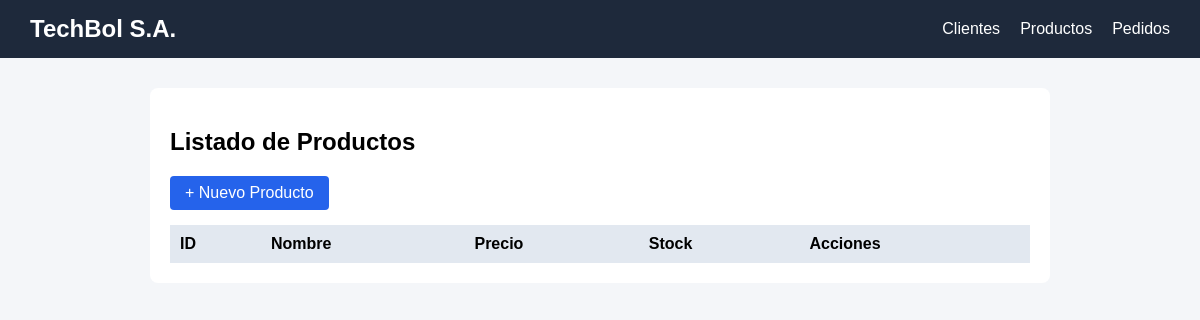
The app's page /productos/, older data.
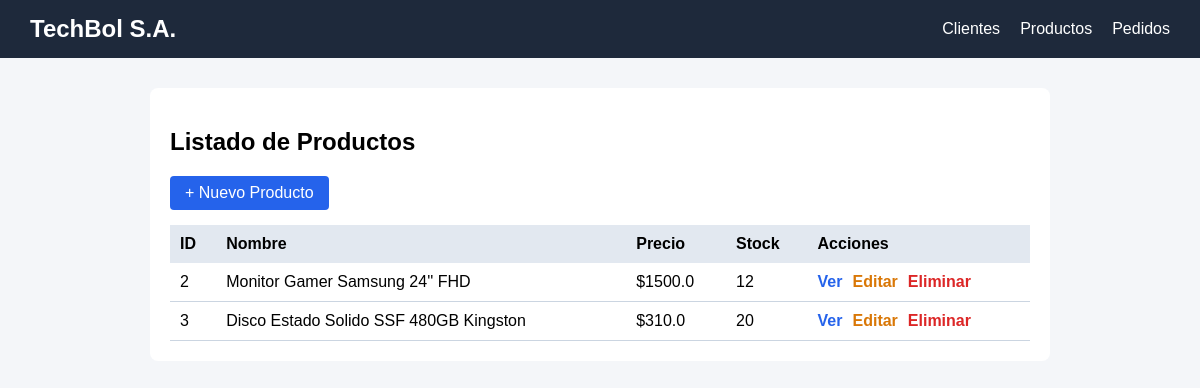
The same page, newer data.
### app/productos/models.py (models this page shows)
class Producto(db.Model):
    __tablename__ = 'productos'
    id = db.Column(db.Integer, primary_key=True)
    nombre = db.Column(db.String(100), nullable=False)
    precio = db.Column(db.Float, nullable=False)
    stock = db.Column(db.Integer, nullable=False)
    pedidos = db.relationship('Pedido', backref='producto', lazy=True)

### app/productos/routes.py (the view)
@bp_productos.route('/')
def index():
    productos = Producto.query.all()
    return render_template('producto/index.html', productos=productos)

### app/productos/templates/producto/index.html
{% extends "base.html" %}
{% block content %}
<div style="background: white; padding: 20px; border-radius: 8px;">
    <h2>Listado de Productos</h2>
    <a href="{{ url_for('bp_productos.create') }}" style="background: #2563eb; color: white; padding: 8px 15px; text-decoration: none; border-radius: 4px; display: inline-block; margin-bottom: 15px;">+ Nuevo Producto</a>
    <table style="width: 100%; border-collapse: collapse;">
        <tr style="background: #e2e8f0; text-align: left;">
            <th style="padding: 10px;">ID</th>
            <th style="padding: 10px;">Nombre</th>
            <th style="padding: 10px;">Precio</th>
            <th style="padding: 10px;">Stock</th>
            <th style="padding: 10px;">Acciones</th>
        </tr>
        {% for p in productos %}
        <tr style="border-bottom: 1px solid #cbd5e1;">
            <td style="padding: 10px;">{{ p.id }}</td>
            <td style="padding: 10px;">{{ p.nombre }}</td>
            <td style="padding: 10px;">${{ p.precio }}</td>
            <td style="padding: 10px;">{{ p.stock }}</td>
            <td style="padding: 10px; display: flex; gap: 10px;">
                <a href="{{ url_for('bp_productos.view', id=p.id) }}" style="color: #2563eb; text-decoration: none; font-weight: bold;">Ver</a>
                <a href="{{ url_for('bp_productos.edit', id=p.id) }}" style="color: #d97706; text-decoration: none; font-weight: bold;">Editar</a>
                <a href="{{ url_for('bp_productos.delete', id=p.id) }}" style="color: #dc2626; text-decoration: none; font-weight: bold;" onclick="return confirm('¿Estás seguro de eliminar este producto?');">Eliminar</a>
            </td>
        </tr>
        {% endfor %}
    </table>
</div>
{% endblock %}

### app/templates/base.html (shortened to what this page needs)
<!DOCTYPE html>
<html lang="es">
<head>
</head>
<body style="margin: 0; font-family: Arial, sans-serif; background-color: #f4f6f9;">
    <header style="background-color: #1e293b; color: white; padding: 15px 30px; display: flex; justify-content: space-between; align-items: center;">
        <h2 style="margin: 0;">TechBol S.A.</h2>
        <nav style="display: flex; gap: 20px;">
            <a href="{{ url_for('bp_clientes.index') }}" style="color: white; text-decoration: none;">Clientes</a>
            <a href="{{ url_for('bp_productos.index') }}" style="color: white; text-decoration: none;">Productos</a>
            <a href="{{ url_for('bp_pedidos.index') }}" style="color: white; text-decoration: none;">Pedidos</a>
        </nav>
    </header>
    <main style="padding: 30px; max-width: 900px; margin: 0 auto;">
        {% block content %}{% endblock %}
    </main>
</body>
</html>

Row changes from the older to the newer data that the page shows:
added Producto: id "2", nombre "Monitor Gamer Samsung 24'' FHD", precio "1500.0", stock "12"
added Producto: id "3", nombre "Disco Estado Solido SSF 480GB Kingston", precio "310.0", stock "20"
